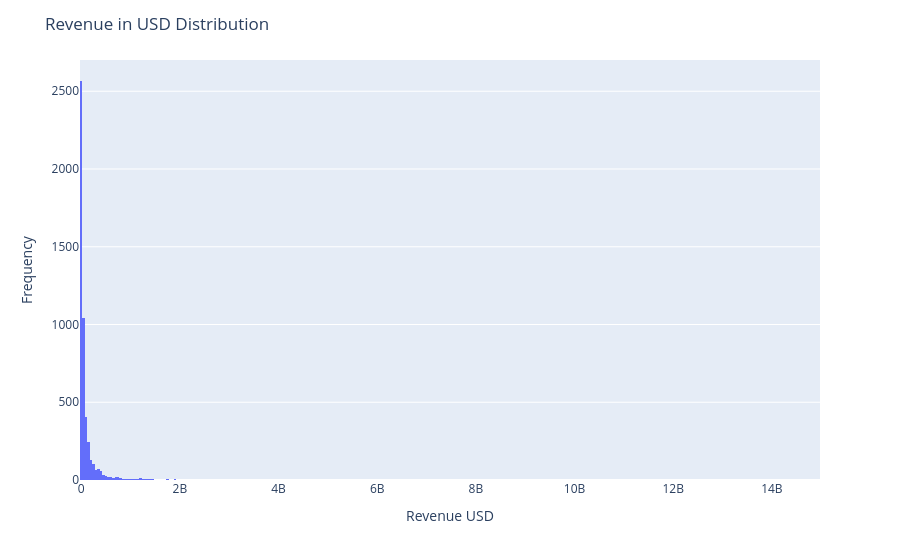

The code cell stored with this chart in its notebook:
### Code cell
# histogram
fig =  px.histogram(
    data_frame= df,
    x='revenue_usd'
)

fig.update_layout(
    title ='Revenue in USD Distribution',
    yaxis_title='Frequency',
    xaxis_title='Revenue USD'
)

fig.show()

### Figure 1 — Plotly figure (JSON) as saved in the notebook; plotly's stock layout.template omitted (floating-point values rounded to 4 significant figures; data arrays with more than 128 entries replaced by an {"elided": "..."} marker saying what was removed)
{"data": [{"bingroup": "x", "hovertemplate": "revenue_usd=%{x}<br>count=%{y}<extra></extra>", "legendgroup": "", "marker": {"color": "#636efa", "pattern": {"shape": ""}}, "name": "", "orientation": "v", "showlegend": false, "type": "histogram", "x": {"elided": "5000 float values"}, "xaxis": "x", "yaxis": "y"}], "layout": {"barmode": "relative", "legend": {"tracegroupgap": 0}, "margin": {"t": 60}, "title": {"text": "Revenue in USD Distribution"}, "xaxis": {"anchor": "y", "domain": [0, 1], "title": {"text": "Revenue USD"}}, "yaxis": {"anchor": "x", "domain": [0, 1], "title": {"text": "Frequency"}}}}
